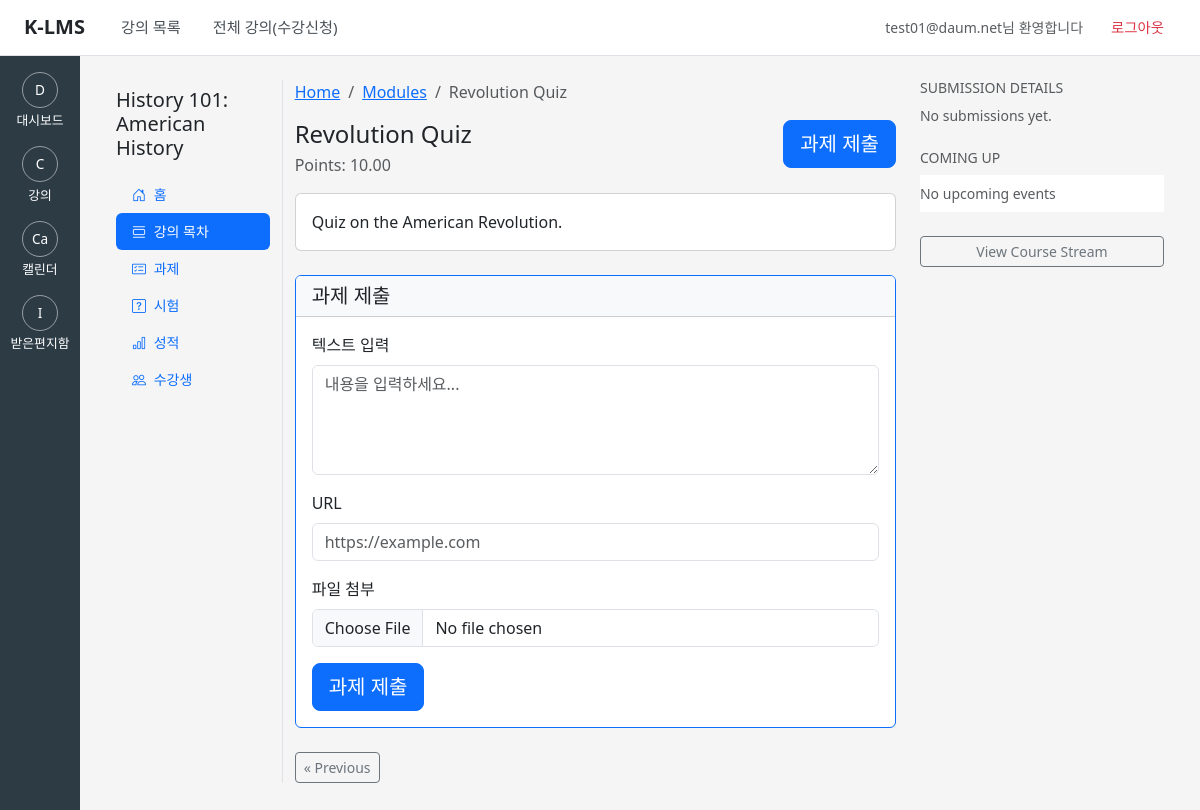
Page /api/core/courses/1/items/4/ (signed in) on the earlier database version.
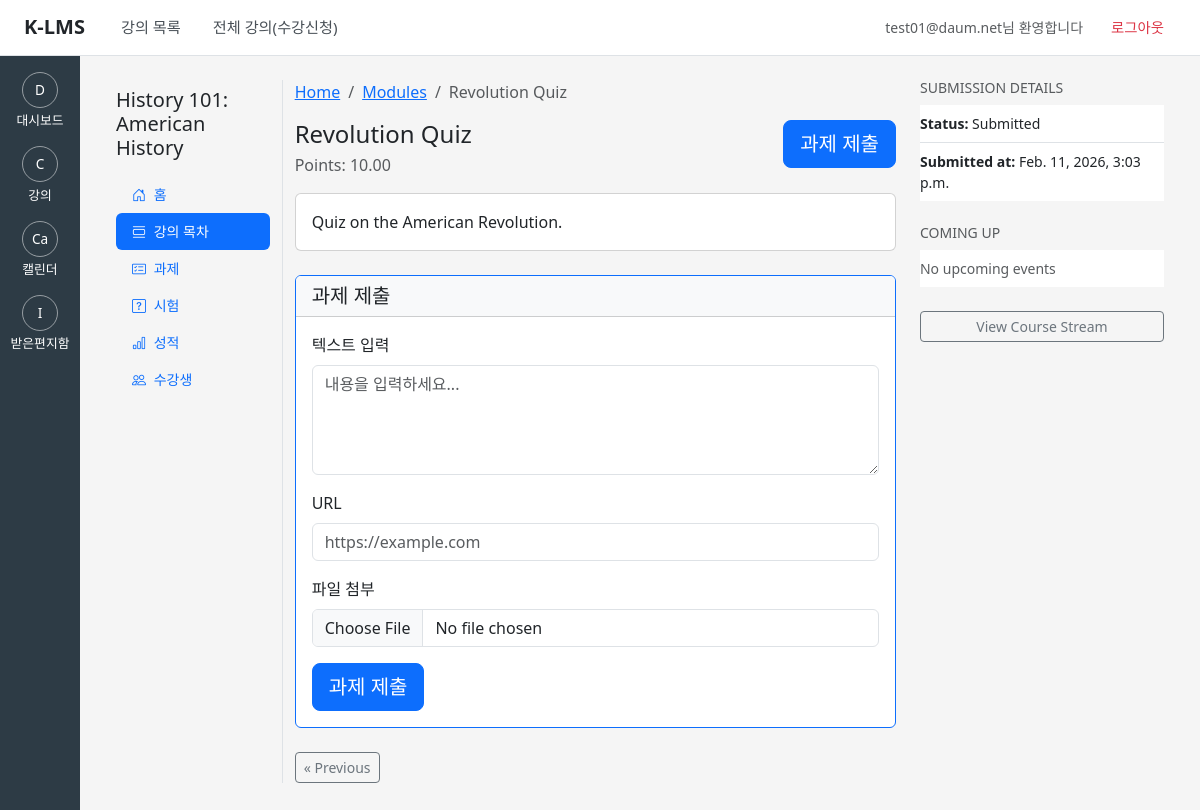
Same page on the later database version.
### core/models.py (models this page shows, shortened)
class User(AbstractUser):
    email = models.EmailField(
        unique=True,
        blank=False,
        null=False,
        help_text="로그인 및 알림에 사용되는 기본 이메일 (시스템 전역 유일)",
    )
    sis_id = models.CharField(
        max_length=64,
        unique=True,
        null=True,
        blank=True,
        help_text="SIS 학번/사번. 없을 수도 있지만, 있으면 유일해야 함.",
    )
    avatar_url = models.URLField(
        max_length=500,
        null=True,
        blank=True,
        help_text="사용자 프로필 사진 URL",
    )
    time_zone = models.CharField(
        max_length=50,
        default="UTC",
        help_text="사용자 선호 타임존 (예: UTC, Asia/Seoul)",
    )
    class Meta:
        verbose_name = "User"
        verbose_name_plural = "Users"

### courses/models.py (models this page shows, shortened)
class Course(models.Model):
    account = models.ForeignKey(
        Account,
        related_name="courses",
        on_delete=models.CASCADE,
        help_text="이 강의가 속한 계정(또는 하위 계정)",
    )
    term = models.ForeignKey(
        Term,
        related_name="courses",
        on_delete=models.PROTECT,
        help_text="이 강의가 열리는 학기",
    )
    name = models.CharField(max_length=255)
    course_code = models.CharField(
        max_length=50,
        help_text="강의 코드(예: CS101, ENG-202 등)",
    )
    is_public = models.BooleanField(
        default=False,
        help_text="공개 강의 여부 (예: 카탈로그에 노출할지 여부)",
    )
    class Meta:
        verbose_name = "Course"
        verbose_name_plural = "Courses"

class Assignment(models.Model):
    course = models.ForeignKey(
        Course,
        related_name="assignments",
        on_delete=models.CASCADE,
        help_text="이 과제가 속한 강의",
    )
    title = models.CharField(max_length=255)
    description = models.TextField(
        help_text="과제 설명 (리치 텍스트 / HTML 등)",
    )
    points_possible = models.DecimalField(
        max_digits=5,
        decimal_places=2,
        help_text="배점 (소수점 둘째 자리까지, 예: 100.00, 10.50)",
    )
    due_at = models.DateTimeField(
        null=True,
        blank=True,
        help_text="마감일",
    )
    unlock_at = models.DateTimeField(
        null=True,
        blank=True,
        help_text="과제를 열어두는 시작 시각",
    )
    lock_at = models.DateTimeField(
        null=True,
        blank=True,
        help_text="과제가 완전히 닫히는 시각",
    )
    submission_types = models.JSONField(
        default=list,
        blank=True,
        help_text=(
            "허용되는 제출 유형 리스트. "
            "예: ['online_text_entry', 'online_upload', 'online_url', "
            "'media_recording', 'none']"
        ),
    )
    grading_type = models.CharField(
        max_length=20,
        choices=GradingType.choices,
        default=GradingType.POINTS,
        help_text="채점 방식 (pass_fail, percent, letter_grade, points)",
    )
    published = models.BooleanField(
        default=False,
        help_text="학생에게 과제가 공개되었는지 여부",
    )
    created_at = models.DateTimeField(auto_now_add=True)
    updated_at = models.DateTimeField(auto_now=True)
    class Meta:
        verbose_name = "Assignment"
        verbose_name_plural = "Assignments"
        ordering = ["course", "due_at", "id"]

class Submission(models.Model):
    assignment = models.ForeignKey(
        Assignment,
        related_name="submissions",
        on_delete=models.CASCADE,
        help_text="제출 대상 과제",
    )
    user = models.ForeignKey(
        settings.AUTH_USER_MODEL,
        related_name="submissions",
        on_delete=models.CASCADE,
        help_text="제출한 사용자",
    )
    attempt = models.PositiveIntegerField(
        default=1,
        help_text="제출 시도 횟수 (1부터 시작)",
    )
    body = models.TextField(
        null=True,
        blank=True,
        help_text="온라인 텍스트 입력 내용",
    )
    url = models.URLField(
        null=True,
        blank=True,
        help_text="온라인 URL 제출 (예: Git 리포지토리, 외부 페이지 링크)",
    )
    attachment = models.FileField(
        upload_to="submissions/",
        null=True,
        blank=True,
        help_text="파일 업로드 제출",
    )
    score = models.DecimalField(
        max_digits=5,
        decimal_places=2,
        null=True,
        blank=True,
        help_text="획득 점수",
    )
    grade = models.CharField(
        max_length=50,
        null=True,
        blank=True,
        help_text="등급 표기 (예: A, B+, 95%)",
    )
    feedback = models.TextField(
        null=True,
        blank=True,
        help_text="Instructor feedback for this submission",
    )
    submitted_at = models.DateTimeField(
        null=True,
        blank=True,
        help_text="실제 제출 시각",
    )
    workflow_state = models.CharField(
        max_length=20,
        choices=SubmissionWorkflowState.choices,
        default=SubmissionWorkflowState.UNSUBMITTED,
        help_text="제출 상태 (submitted, graded, unsubmitted, late, missing)",
    )
    created_at = models.DateTimeField(auto_now_add=True)
    updated_at = models.DateTimeField(auto_now=True)
    class Meta:
        verbose_name = "Submission"
        verbose_name_plural = "Submissions"
        ordering = ["assignment", "user", "attempt"]
        constraints = [
            models.UniqueConstraint(
                fields=["assignment", "user", "attempt"],
                name="unique_assignment_user_attempt",
            )
        ]

### core/views.py (the view)
@login_required
def module_item_detail(request, course_id: int, item_id: int):
    course = get_object_or_404(Course, id=course_id)
    module_item = get_object_or_404(
        ModuleItem, id=item_id, module__course=course
    )
    content = module_item.content_object
    prev_item, next_item = _get_sequence_neighbors(course, module_item)
    latest_submission = None
    if request.user.is_authenticated and isinstance(content, Assignment):
        latest_submission = (
            Submission.objects.filter(assignment=content, user=request.user)
            .order_by("-attempt", "-submitted_at", "-id")
            .first()
        )
    prev_item_url = (
        reverse("module_item_detail", args=[course.id, prev_item.id])
        if prev_item
        else None
    )
    next_item_url = (
        reverse("module_item_detail", args=[course.id, next_item.id])
        if next_item
        else None
    )
    is_teacher = (
        request.user.is_authenticated
        and (
            request.user.is_staff
            or _user_is_teacher_for_course(request.user, course)
        )
    )
    context_base = {
        "course": course,
        "module_item": module_item,
        "prev_item_url": prev_item_url,
        "next_item_url": next_item_url,
        "active_tab": "modules",
        "latest_submission": latest_submission,
        "is_teacher": is_teacher,
    }
    if isinstance(content, Page):
        context = {
            **context_base,
            "page": content,
        }
        template_name = "courses/course_page.html"
    elif isinstance(content, Assignment):
        context = {
            **context_base,
            "assignment": content,
        }
        template_name = "courses/assignment_detail.html"
    else:
        context = {
            **context_base,
            "object": content,
        }
        template_name = "courses/course_page.html"
    return render(request, template_name, context)

### templates/courses/assignment_detail.html (shortened to what this page needs)
{% extends "courses/course_base.html" %}
{% block course_breadcrumbs %}
  <nav aria-label="breadcrumb" class="mb-3">
    <ol class="breadcrumb mb-0">
      <li class="breadcrumb-item">
        <a href="{% url 'dashboard' %}">Home</a>
      </li>
      <li class="breadcrumb-item">
        <a href="{% url 'course_detail' course.id %}">Modules</a>
      </li>
      <li class="breadcrumb-item active" aria-current="page">
        {{ assignment.title }}
      </li>
    </ol>
  </nav>
{% endblock %}
{% block course_content %}
  <div class="d-flex justify-content-between align-items-start mb-3">
    <div>
      <h1 class="h4 mb-1">{{ assignment.title }}</h1>
      <p class="text-muted mb-0">
        Points: {{ assignment.points_possible }}
      </p>
    </div>
    <div class="d-flex gap-2">
      {% if is_teacher %}
        <a
          class="btn btn-primary btn-lg"
          href="{% url 'submission_list' assignment.id %}"
        >
          채점하기 (SpeedGrader)
        </a>
      {% else %}
        <a href="#과제제출영역" class="btn btn-primary btn-lg">
          과제 제출
        </a>
      {% endif %}
    </div>
  </div>
  <article class="card mb-4">
    <div class="card-body">
      <div class="assignment-body">
        {{ assignment.description|safe }}
      </div>
    </div>
  </article>
  {% if not is_teacher %}
  <div id="과제제출영역" class="card mb-4 border-primary">
    <div class="card-header bg-light">
      <h2 class="h5 mb-0">과제 제출</h2>
    </div>
    <div class="card-body">
      <form
        method="post"
        enctype="multipart/form-data"
        action="{% url 'submit_assignment' assignment.id %}"
      >
        <div class="mb-3">
          <label for="id_body" class="form-label">텍스트 입력</label>
          <textarea
            id="id_body"
            name="body"
            rows="4"
            class="form-control"
            placeholder="내용을 입력하세요..."
          ></textarea>
        </div>
        <div class="mb-3">
          <label for="id_url" class="form-label">URL</label>
          <input
            type="url"
            id="id_url"
            name="url"
            class="form-control"
            placeholder="https://example.com"
          />
        </div>
        <div class="mb-3">
          <label for="id_attachment" class="form-label">파일 첨부</label>
          <input
            type="file"
            id="id_attachment"
            name="attachment"
            class="form-control"
          />
        </div>
        <button type="submit" class="btn btn-primary btn-lg">
          과제 제출
        </button>
      </form>
    </div>
  </div>
  {% endif %}
  <div class="d-flex justify-content-between mt-4">
    {% if prev_item_url %}
      <a class="btn btn-outline-secondary btn-sm" href="{{ prev_item_url }}">
        &laquo; Previous
      </a>
    {% else %}
      <span></span>
    {% endif %}
  </div>
{% endblock %}
{% block course_sidebar %}
  <div class="mb-4">
    <h6 class="text-uppercase text-muted small mb-2">Submission Details</h6>
    {% if latest_submission %}
      <ul class="list-group list-group-flush small">
        <li class="list-group-item px-0">
          <strong>Status:</strong>
          {{ latest_submission.workflow_state|title }}
        </li>
        <li class="list-group-item px-0">
          <strong>Submitted at:</strong>
          {{ latest_submission.submitted_at }}
        </li>
      </ul>
    {% else %}
      <p class="small text-muted mb-0">
        No submissions yet.
      </p>
    {% endif %}
  </div>
  <div class="mb-4">
    <h6 class="text-uppercase text-muted small mb-2">Coming Up</h6>
    <ul class="list-group list-group-flush small">
      <li class="list-group-item px-0">
        <span class="text-muted">No upcoming events</span>
      </li>
    </ul>
  </div>
  <div class="d-grid">
    <button class="btn btn-outline-secondary btn-sm" type="button">
      View Course Stream
    </button>
  </div>
{% endblock %}

### templates/courses/course_base.html (shortened to what this page needs)
{% extends "base.html" %}
{% block content %}
  <div class="container-fluid">
    <div class="row">
      <nav class="col-md-2 col-lg-2 mb-4 border-end">
        <h5 class="mt-2 mb-3">{{ course.name }}</h5>
        <ul class="nav nav-pills flex-column small">
          <li class="nav-item">
            <a
              class="nav-link {% if active_tab == 'home' %}active{% endif %}"
              href="{% url 'course_detail' course.id %}"
            >
              <i class="bi bi-house-door me-1"></i> 홈
            </a>
          </li>
          <li class="nav-item">
            <a
              class="nav-link {% if active_tab == 'modules' %}active{% endif %}"
              href="{% url 'video_list' course.id %}"
            >
              <i class="bi bi-view-list me-1"></i> 강의 목차
            </a>
          </li>
          <li class="nav-item">
            <a
              class="nav-link {% if active_tab == 'assignments' %}active{% endif %}"
              href="#"
              onclick="alert('과제 목록 페이지는 개발 중입니다.'); return false;"
            >
              <i class="bi bi-card-checklist me-1"></i> 과제
            </a>
          </li>
          <li class="nav-item">
            <a
              class="nav-link {% if active_tab == 'quizzes' %}active{% endif %}"
              href="#"
              onclick="alert('퀴즈 목록은 개발 중입니다.'); return false;"
            >
              <i class="bi bi-question-square me-1"></i> 시험
            </a>
          </li>
          <li class="nav-item">
            <a
              class="nav-link {% if active_tab == 'grades' %}active{% endif %}"
              href="#"
              onclick="alert('성적부 페이지는 개발 중입니다.'); return false;"
            >
              <i class="bi bi-bar-chart me-1"></i> 성적
            </a>
          </li>
          <li class="nav-item">
            <a
              class="nav-link {% if active_tab == 'people' %}active{% endif %}"
              href="#"
              onclick="alert('수강생 목록은 개발 중입니다.'); return false;"
            >
              <i class="bi bi-people me-1"></i> 수강생
            </a>
          </li>
        </ul>
      </nav>
      <section class="col-md-7 col-lg-7 mb-4">
        {% block course_breadcrumbs %}{% endblock %}
        {% block course_content %}{% endblock %}
      </section>
      <aside class="col-md-3 col-lg-3">
        {% block course_sidebar %}{% endblock %}
      </aside>
    </div>
  </div>
{% endblock %}

### templates/base.html (shortened to what this page needs)
<!DOCTYPE html>
<html lang="ko">
  <head>
    <link
      href="https://cdn.jsdelivr.net/npm/bootstrap@5.3.3/dist/css/bootstrap.min.css"
      rel="stylesheet"
    />
    <link
      rel="stylesheet"
      href="https://cdn.jsdelivr.net/npm/bootstrap-icons@1.11.3/font/bootstrap-icons.css"
    />
  </head>
  <body>
    <header class="top-header">
      <div class="top-header-left">
        <a href="{% url 'dashboard' %}" class="top-header-logo">
          K-LMS
        </a>
        <nav class="top-header-nav">
          <a href="{% url 'dashboard' %}">강의 목록</a>
          <a href="{% url 'course_catalog' %}">전체 강의(수강신청)</a>
        </nav>
      </div>
      <div class="top-header-right">
        {% if user.is_authenticated %}
          <span class="text-muted small me-1">
            {{ user.username }}님 환영합니다
          </span>
          <form method="post" action="{% url 'logout' %}" class="d-inline mb-0">
            <button type="submit" class="btn-logout">
              로그아웃
            </button>
          </form>
        {% endif %}
      </div>
    </header>
    <nav class="canvas-sidebar">
      <a href="{% url 'dashboard' %}">
        <div class="icon-circle">D</div>
        <div>대시보드</div>
      </a>
      <a href="#">
        <div class="icon-circle">C</div>
        <div>강의</div>
      </a>
      <a href="#">
        <div class="icon-circle">Ca</div>
        <div>캘린더</div>
      </a>
      <a href="#">
        <div class="icon-circle">I</div>
        <div>받은편지함</div>
      </a>
    </nav>
    <main class="canvas-content">
      {% block content %}{% endblock %}
    </main>
  </body>
</html>

Differences in the rows shown:
added Submission: workflow_state "Submitted", submitted_at "Feb. 11, 2026, 3:03 p.m."
Other differences:
text no longer shown: "No submissions yet."
text now shown: "Status: Submitted at:"
